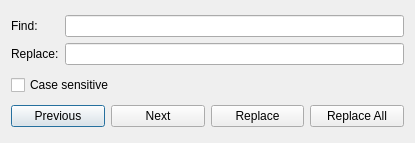
<?xml version="1.0" encoding="UTF-8"?>
<ui version="4.0">
 <class>CWizSearchReplaceWidget</class>
 <widget class="QDialog" name="CWizSearchReplaceWidget">
  <property name="geometry">
   <rect>
    <x>0</x>
    <y>0</y>
    <width>415</width>
    <height>143</height>
   </rect>
  </property>
  <property name="windowTitle">
   <string>Find &amp; Replace</string>
  </property>
  <layout class="QVBoxLayout" name="verticalLayout">
   <item>
    <layout class="QGridLayout" name="gridLayout">
     <item row="1" column="1">
      <widget class="QLineEdit" name="lineEdit_repalce"/>
     </item>
     <item row="1" column="0">
      <widget class="QLabel" name="label_2">
       <property name="text">
        <string>Replace:</string>
       </property>
      </widget>
     </item>
     <item row="0" column="1">
      <widget class="QLineEdit" name="lineEdit_source"/>
     </item>
     <item row="0" column="0">
      <widget class="QLabel" name="label">
       <property name="text">
        <string>Find:</string>
       </property>
      </widget>
     </item>
    </layout>
   </item>
   <item>
    <widget class="QCheckBox" name="checkBox_casesenitive">
     <property name="text">
      <string>Case sensitive</string>
     </property>
    </widget>
   </item>
   <item>
    <layout class="QHBoxLayout" name="horizontalLayout_3">
     <item>
      <widget class="QPushButton" name="btn_pre">
       <property name="text">
        <string>Previous</string>
       </property>
      </widget>
     </item>
     <item>
      <widget class="QPushButton" name="btn_next">
       <property name="text">
        <string>Next</string>
       </property>
      </widget>
     </item>
     <item>
      <widget class="QPushButton" name="btn_replace">
       <property name="text">
        <string>Replace</string>
       </property>
      </widget>
     </item>
     <item>
      <widget class="QPushButton" name="btn_replaceAll">
       <property name="text">
        <string>Replace All</string>
       </property>
      </widget>
     </item>
    </layout>
   </item>
  </layout>
 </widget>
 <tabstops>
  <tabstop>lineEdit_source</tabstop>
  <tabstop>lineEdit_repalce</tabstop>
  <tabstop>checkBox_casesenitive</tabstop>
  <tabstop>btn_pre</tabstop>
  <tabstop>btn_next</tabstop>
  <tabstop>btn_replace</tabstop>
  <tabstop>btn_replaceAll</tabstop>
 </tabstops>
 <resources/>
 <connections/>
</ui>
